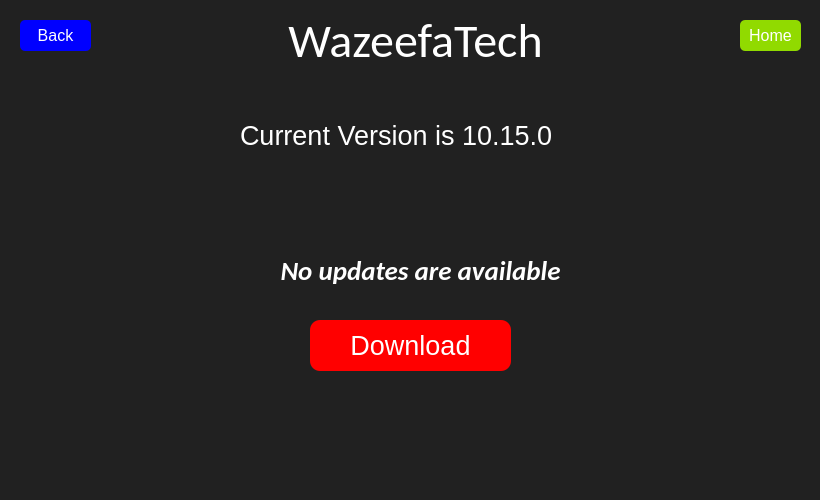
<?xml version="1.0" encoding="UTF-8"?>
<ui version="4.0">
 <class>Login</class>
 <widget class="QDialog" name="Login">
  <property name="geometry">
   <rect>
    <x>0</x>
    <y>0</y>
    <width>820</width>
    <height>500</height>
   </rect>
  </property>
  <property name="windowTitle">
   <string>WazeefaTech</string>
  </property>
  <property name="styleSheet">
   <string notr="true">background-color: rgb(33, 33, 33); color: white; font-family: &quot;Calibri&quot;;</string>
  </property>
  <widget class="QLabel" name="label_2">
   <property name="geometry">
    <rect>
     <x>0</x>
     <y>0</y>
     <width>831</width>
     <height>81</height>
    </rect>
   </property>
   <property name="font">
    <font>
     <family>Calibri</family>
     <pointsize>36</pointsize>
    </font>
   </property>
   <property name="styleSheet">
    <string notr="true">color: rgb(255, 255, 255);</string>
   </property>
   <property name="text">
    <string>WazeefaTech</string>
   </property>
   <property name="alignment">
    <set>Qt::AlignCenter</set>
   </property>
  </widget>
  <widget class="QLabel" name="label">
   <property name="geometry">
    <rect>
     <x>240</x>
     <y>120</y>
     <width>361</width>
     <height>31</height>
    </rect>
   </property>
   <property name="styleSheet">
    <string notr="true">color: rgb(255, 255, 255); font-size: 20pt;</string>
   </property>
   <property name="text">
    <string>Current Version is 10.15.0</string>
   </property>
  </widget>
  <widget class="QLabel" name="label_3">
   <property name="geometry">
    <rect>
     <x>120</x>
     <y>250</y>
     <width>601</width>
     <height>41</height>
    </rect>
   </property>
   <property name="font">
    <font>
     <family>Calibri</family>
     <pointsize>20</pointsize>
     <weight>75</weight>
     <italic>true</italic>
     <bold>true</bold>
    </font>
   </property>
   <property name="styleSheet">
    <string notr="true">color: rgb(255, 255, 255);</string>
   </property>
   <property name="text">
    <string>No updates are available</string>
   </property>
   <property name="alignment">
    <set>Qt::AlignCenter</set>
   </property>
  </widget>
  <widget class="QPushButton" name="DownloadUpdate">
   <property name="geometry">
    <rect>
     <x>310</x>
     <y>320</y>
     <width>201</width>
     <height>51</height>
    </rect>
   </property>
   <property name="styleSheet">
    <string notr="true">QPushButton { background-color: rgb(255, 0, 0); color: white; font-size: 20pt; border-radius: 10px; }
</string>
   </property>
   <property name="text">
    <string>Download</string>
   </property>
  </widget>
  <widget class="QPushButton" name="backButton">
   <property name="geometry">
    <rect>
     <x>20</x>
     <y>20</y>
     <width>71</width>
     <height>31</height>
    </rect>
   </property>
   <property name="styleSheet">
    <string notr="true">QPushButton { background-color: rgb(0, 0, 255); color: white; font-size: 12pt; border-radius: 5px; }
QPushButton:hover { background-color: rgb(0, 0, 200); }
QPushButton:pressed { background-color: rgb(0, 0, 150); }</string>
   </property>
   <property name="text">
    <string>Back</string>
   </property>
  </widget>
  <widget class="QPushButton" name="homeButton">
   <property name="geometry">
    <rect>
     <x>740</x>
     <y>20</y>
     <width>61</width>
     <height>31</height>
    </rect>
   </property>
   <property name="styleSheet">
    <string notr="true">QPushButton { background-color:  rgb(145, 218, 0); color: white; font-size: 12pt; border-radius: 5px; }
QPushButton:hover { background-color: rgb(0, 200, 0); }
QPushButton:pressed { background-color: rgb(0, 150, 0); }</string>
   </property>
   <property name="text">
    <string>Home</string>
   </property>
  </widget>
 </widget>
 <resources/>
 <connections/>
</ui>
